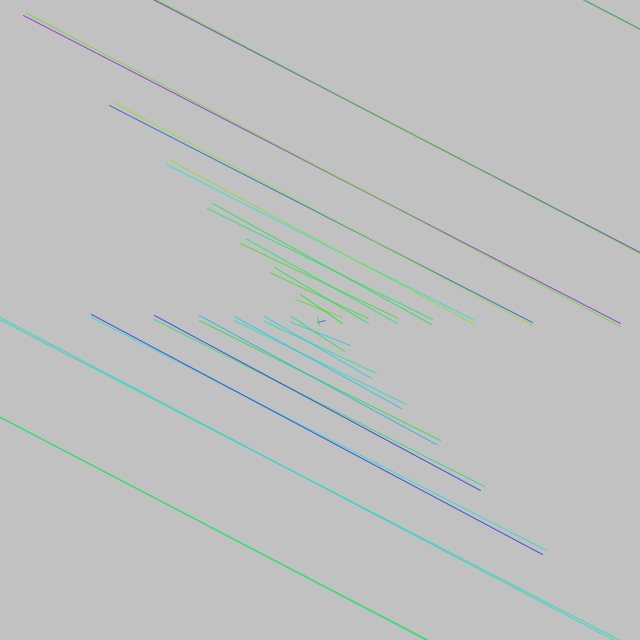
Frame 1 (no input)
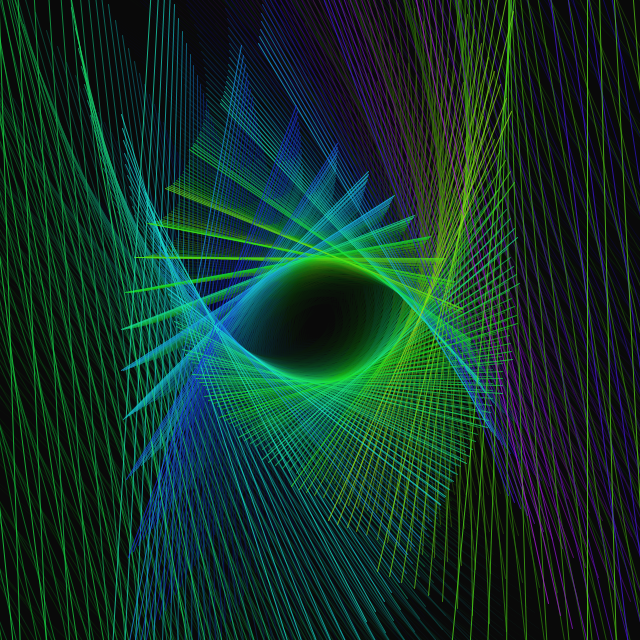
Frame 60 (the mouse pressed at the canvas centre just before this capture)
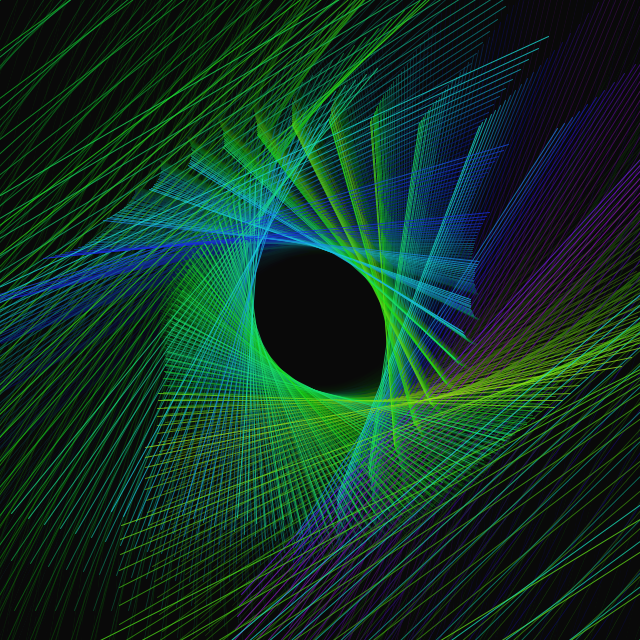
Frame 120 (the mouse held since frame 60 and released just before this capture)

The Processing sketch that drew these frames (run headless with seeded random() and noise(); from frame 60 on, the mouse is pressed at the canvas centre):

// Processing sketch: day019
// ── day019.pde
float t, x, y, r;
void setup() {
  size(640, 640);
  colorMode(3, 9);
  fill(0, .5);
  clear();
}
void draw() {
  square(-1, -1, 641);
  translate(320, 320);
  rotate(r+=PI/180);
  for (t=0; t<TAU; t+=PI/20) {
    stroke(noise(r+t)*9, 8, 8, 7);
    line((x=tan(t+r)*160)+(y=cos(t+r)*160*sin(r)), x-y, -x, y);
  }
}
